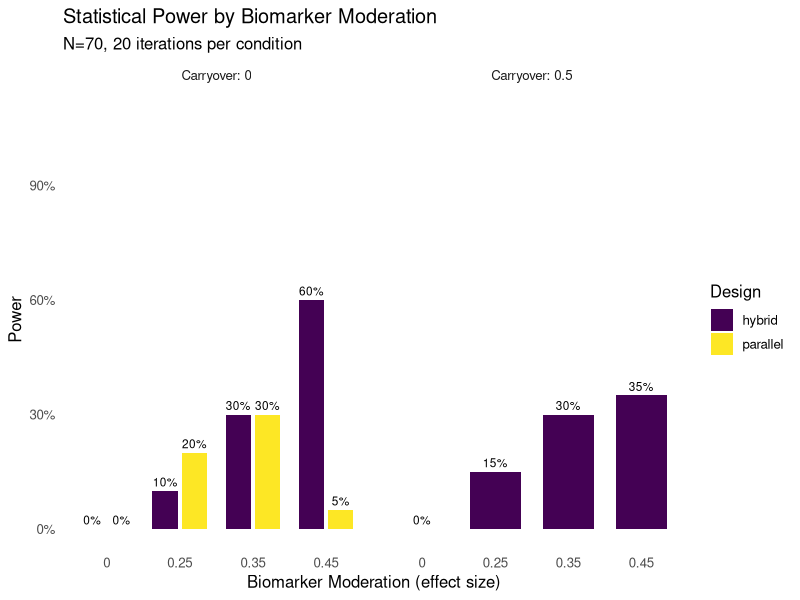

Recreate this plot in R.
# Simplified N-of-1 Trial Simulation - Constant Effect Model
# Maximum simplification for learning

rm(list = ls())
suppressPackageStartupMessages({
  library(tidyverse)
  library(lmerTest)
  library(MASS)
  library(conflicted)
})

# Resolve conflicts
conflicts_prefer(dplyr::select)
conflicts_prefer(dplyr::filter)
conflicts_prefer(dplyr::lag)
conflicts_prefer(lmerTest::lmer)

# =============================================================================
# PARAMETERS
# =============================================================================

n_participants <- 70
n_iterations <- 20

# Three-factor response model - RATE-BASED (points per week)
BR_rate <- 0.5                 # Biological Response: drug improvement rate
ER_rate <- 0.2                 # Expectancy Response: placebo improvement rate
TR_rate <- 0.1                 # Time-variant Response: natural improvement rate
treatment_effect <- BR_rate    # Alias for display purposes

# Biomarker moderation of treatment effect
# Higher biomarker → stronger treatment response
# This creates the treatment × biomarker interaction
# NOTE: biomarker_moderation is now set in the param_grid, not here

baseline_mean <- 10.0          # Mean baseline response
between_subject_sd <- 2.0      # SD of participant random effects
within_subject_sd <- 1.8       # SD of measurement noise
biomarker_mean <- 5.0          # Mean biomarker value
biomarker_sd <- 2.0            # SD of biomarker

# Correlation parameters (from Hendrickson)
# Autocorrelations within each response type
c.br <- 0.8                    # BR autocorrelation across timepoints
c.er <- 0.8                    # ER autocorrelation across timepoints
c.tr <- 0.8                    # TR autocorrelation across timepoints

# Cross-correlations between response types
c.cf1t <- 0.2                  # Same-time cross-correlation (BR-ER, BR-TR, ER-TR)
c.cfct <- 0.1                  # Different-time cross-correlation

# Biomarker and baseline correlations
c.bm_baseline <- 0.3           # Biomarker-baseline correlation
c.baseline_resp <- 0.4         # Baseline-response correlation

# Allowed correlation values (finite grid for consistent results)
allowed_correlations <- c(0, 0.1, 0.2, 0.3, 0.4, 0.5, 0.6)

# Parameter grid - what we're testing
# Note: carryover only applies to hybrid design (parallel has no treatment switches)
# Include biomarker_moderation = 0 to evaluate Type I error (size of test)
param_grid <- bind_rows(
  # Hybrid design with carryover variations
  expand_grid(
    design = "hybrid",
    biomarker_moderation = c(0, 0.25, 0.35, 0.45),
    biomarker_correlation = c(0.3),
    carryover_decay_rate = c(0, 0.5)
  ),
  # Parallel design (carryover = 0, not applicable)
  expand_grid(
    design = "parallel",
    biomarker_moderation = c(0, 0.25, 0.35, 0.45),
    biomarker_correlation = c(0.3),
    carryover_decay_rate = c(0)
  )
)

# =============================================================================
# BUILD SIGMA WITH GUARANTEED PD (Time-Based AR(1))
# =============================================================================

# Build sigma using independent construction with automatic scaling
# Structure: responses (24) conditioned on participant vars (2)
build_sigma_guaranteed_pd <- function(weeks, c.bm, params) {
  n_tp <- length(weeks)

  # Index ranges for final 26x26 (for compatibility)
  br_idx <- 1:n_tp
  er_idx <- (n_tp + 1):(2 * n_tp)
  tr_idx <- (2 * n_tp + 1):(3 * n_tp)
  bm_idx <- 3 * n_tp + 1
  bl_idx <- 3 * n_tp + 2

  # =========================================================================
  # STAGE 1: Build Σ₂₂ (2×2) - Biomarker & Baseline
  # =========================================================================
  # Always PD for |correlation| < 1

  Sigma_22 <- matrix(c(
    biomarker_sd^2,                                    c.bm_baseline * biomarker_sd * between_subject_sd,
    c.bm_baseline * biomarker_sd * between_subject_sd, between_subject_sd^2
  ), 2, 2)

  Sigma_22_inv <- solve(Sigma_22)

  # =========================================================================
  # STAGE 2: Build Σ₁₁ (24×24) - Responses with Time-Based AR(1)
  # =========================================================================
  # Guaranteed PD by construction

  # Helper: Build AR(1) covariance block based on actual time lags
  build_ar1_time <- function(weeks, rho, sigma) {
    n <- length(weeks)
    Cov <- matrix(0, n, n)
    for (i in 1:n) {
      for (j in 1:n) {
        time_lag <- abs(weeks[i] - weeks[j])
        Cov[i, j] <- sigma^2 * rho^time_lag
      }
    }
    return(Cov)
  }

  # Build diagonal blocks (within each response type)
  Sigma_BR <- build_ar1_time(weeks, c.br, within_subject_sd)
  Sigma_ER <- build_ar1_time(weeks, c.er, within_subject_sd)
  Sigma_TR <- build_ar1_time(weeks, c.tr, within_subject_sd)

  # Initialize 24x24 with diagonal blocks
  Sigma_11 <- matrix(0, 3 * n_tp, 3 * n_tp)
  Sigma_11[br_idx, br_idx] <- Sigma_BR
  Sigma_11[er_idx, er_idx] <- Sigma_ER
  Sigma_11[tr_idx, tr_idx] <- Sigma_TR

  # Add cross-correlations between response types
  # Use time-based decay for cross-correlations too
  for (i in 1:n_tp) {
    for (j in 1:n_tp) {
      time_lag <- abs(weeks[i] - weeks[j])

      if (i == j) {
        # Same timepoint: use c.cf1t
        cross_cov <- c.cf1t * within_subject_sd^2
      } else {
        # Different timepoint: use c.cfct with time decay
        cross_cov <- c.cfct * within_subject_sd^2 * (0.9^time_lag)
      }

      # BR-ER
      Sigma_11[br_idx[i], er_idx[j]] <- cross_cov
      Sigma_11[er_idx[j], br_idx[i]] <- cross_cov

      # BR-TR
      Sigma_11[br_idx[i], tr_idx[j]] <- cross_cov
      Sigma_11[tr_idx[j], br_idx[i]] <- cross_cov

      # ER-TR
      Sigma_11[er_idx[i], tr_idx[j]] <- cross_cov
      Sigma_11[tr_idx[j], er_idx[i]] <- cross_cov
    }
  }

  # =========================================================================
  # STAGE 3: Build Σ₁₂ (24×2) - Cross-covariance (regression coefficients)
  # =========================================================================

  Sigma_12 <- matrix(0, 3 * n_tp, 2)

  # Column 1: Biomarker effects on responses
  # BR strongly correlated with biomarker (this is what we're testing)
  Sigma_12[br_idx, 1] <- c.bm * within_subject_sd * biomarker_sd
  # ER and TR weakly correlated with biomarker
  Sigma_12[er_idx, 1] <- c.bm * 0.5 * within_subject_sd * biomarker_sd
  Sigma_12[tr_idx, 1] <- c.bm * 0.5 * within_subject_sd * biomarker_sd

  # Column 2: Baseline effects on responses
  Sigma_12[br_idx, 2] <- c.baseline_resp * within_subject_sd * between_subject_sd
  Sigma_12[er_idx, 2] <- c.baseline_resp * within_subject_sd * between_subject_sd
  Sigma_12[tr_idx, 2] <- c.baseline_resp * within_subject_sd * between_subject_sd

  # =========================================================================
  # STAGE 4: Check Schur Complement & Snap to Grid if Needed
  # =========================================================================

  # Function to find largest allowed correlation that keeps matrix PD
  find_valid_correlation <- function(Sigma_11, Sigma_22_inv, c.bm_requested,
                                     allowed_vals, sigma_resp, sigma_bm, sigma_bl,
                                     br_idx, er_idx, tr_idx) {
    # Try correlations from requested down to 0
    valid_vals <- allowed_vals[allowed_vals <= c.bm_requested]
    valid_vals <- sort(valid_vals, decreasing = TRUE)

    for (c.bm_try in valid_vals) {
      # Rebuild Sigma_12 with this correlation
      Sigma_12_try <- matrix(0, nrow(Sigma_11), 2)
      Sigma_12_try[br_idx, 1] <- c.bm_try * sigma_resp * sigma_bm
      Sigma_12_try[er_idx, 1] <- c.bm_try * 0.5 * sigma_resp * sigma_bm
      Sigma_12_try[tr_idx, 1] <- c.bm_try * 0.5 * sigma_resp * sigma_bm
      Sigma_12_try[br_idx, 2] <- c.baseline_resp * sigma_resp * sigma_bl
      Sigma_12_try[er_idx, 2] <- c.baseline_resp * sigma_resp * sigma_bl
      Sigma_12_try[tr_idx, 2] <- c.baseline_resp * sigma_resp * sigma_bl

      # Check if PD
      cross_term <- Sigma_12_try %*% Sigma_22_inv %*% t(Sigma_12_try)
      Sigma_cond_try <- Sigma_11 - cross_term
      min_eig <- min(eigen(Sigma_cond_try, only.values = TRUE)$values)

      if (min_eig > 1e-6) {
        return(list(c.bm = c.bm_try, Sigma_12 = Sigma_12_try, Sigma_cond = Sigma_cond_try))
      }
    }

    # Fallback to 0 correlation
    Sigma_12_try <- matrix(0, nrow(Sigma_11), 2)
    Sigma_12_try[br_idx, 2] <- c.baseline_resp * sigma_resp * sigma_bl
    Sigma_12_try[er_idx, 2] <- c.baseline_resp * sigma_resp * sigma_bl
    Sigma_12_try[tr_idx, 2] <- c.baseline_resp * sigma_resp * sigma_bl
    cross_term <- Sigma_12_try %*% Sigma_22_inv %*% t(Sigma_12_try)
    Sigma_cond_try <- Sigma_11 - cross_term

    return(list(c.bm = 0, Sigma_12 = Sigma_12_try, Sigma_cond = Sigma_cond_try))
  }

  # Find valid correlation on the grid
  result <- find_valid_correlation(
    Sigma_11, Sigma_22_inv, c.bm,
    allowed_correlations, within_subject_sd, biomarker_sd, between_subject_sd,
    br_idx, er_idx, tr_idx
  )

  Sigma_12 <- result$Sigma_12
  Sigma_cond <- result$Sigma_cond
  effective_c.bm <- result$c.bm

  if (effective_c.bm < c.bm) {
    cat(sprintf("  Snapped biomarker correlation: %.2f → %.2f (to ensure PD)\n",
                c.bm, effective_c.bm))
  }

  # =========================================================================
  # Return partitioned result
  # =========================================================================

  return(list(
    Sigma_11 = Sigma_11,
    Sigma_22 = Sigma_22,
    Sigma_12 = Sigma_12,
    Sigma_cond = Sigma_cond,
    Sigma_22_inv = Sigma_22_inv,
    requested_c.bm = c.bm,
    effective_c.bm = effective_c.bm,
    indices = list(br = br_idx, er = er_idx, tr = tr_idx, bm = bm_idx, bl = bl_idx)
  ))
}

# =============================================================================
# TWO-STAGE DATA GENERATION (2x2 + 24x24)
# =============================================================================

# Generate one participant's data using two-stage approach
# Uses pre-computed partitioned sigma from build_sigma_guaranteed_pd
generate_participant_twostage <- function(sigma_parts, idx) {
  # Stage 1: Generate participant variables (biomarker, baseline) from 2x2
  x2 <- mvrnorm(1, mu = c(0, 0), Sigma = sigma_parts$Sigma_22)

  # Stage 2: Compute conditional mean given participant vars
  # Conditional mean: μ₁|₂ = Σ₁₂ Σ₂₂⁻¹ x₂
  mu_cond <- sigma_parts$Sigma_12 %*% sigma_parts$Sigma_22_inv %*% x2

  # Generate responses from conditional distribution
  # Sigma_cond is pre-computed and guaranteed PD
  x1 <- mvrnorm(1, mu = as.vector(mu_cond), Sigma = sigma_parts$Sigma_cond)

  # Extract components
  n_tp <- length(idx$br)
  list(
    biomarker = x2[1] + biomarker_mean,
    baseline = x2[2] + baseline_mean,
    br_random = x1[1:n_tp],
    er_random = x1[(n_tp+1):(2*n_tp)],
    tr_random = x1[(2*n_tp+1):(3*n_tp)]
  )
}

# =============================================================================
# VERIFICATION: Compare two-stage vs direct 26x26
# =============================================================================

verify_twostage_equivalence <- function(Sigma, idx, n_samples = 10000) {
  cat("Verifying two-stage equivalence with", n_samples, "samples...\n")

  # Partition sigma
  partitioned <- partition_sigma(Sigma, idx)

  # Generate samples using direct method
  set.seed(999)
  samples_direct <- mvrnorm(n_samples, mu = rep(0, nrow(Sigma)), Sigma = Sigma)

  # Generate samples using two-stage method
  set.seed(888)
  samples_twostage <- matrix(0, n_samples, nrow(Sigma))
  resp_idx <- c(idx$br, idx$er, idx$tr)
  part_idx <- c(idx$bm, idx$bl)

  for (i in 1:n_samples) {
    result <- generate_participant_twostage(partitioned, idx)
    samples_twostage[i, resp_idx] <- c(result$br_random, result$er_random, result$tr_random)
    samples_twostage[i, part_idx] <- c(result$biomarker - biomarker_mean,
                                        result$baseline - baseline_mean)
  }

  # Compare covariance matrices
  cov_direct <- cov(samples_direct)
  cov_twostage <- cov(samples_twostage)

  max_cov_diff <- max(abs(cov_direct - cov_twostage))
  mean_cov_diff <- mean(abs(cov_direct - cov_twostage))

  # Compare means (should both be ~0)
  max_mean_diff <- max(abs(colMeans(samples_direct) - colMeans(samples_twostage)))

  cat(sprintf("  Max covariance difference: %.6f\n", max_cov_diff))
  cat(sprintf("  Mean covariance difference: %.6f\n", mean_cov_diff))
  cat(sprintf("  Max mean difference: %.6f\n", max_mean_diff))

  # Check if differences are within sampling error
  # Expected sampling error for covariance ~= 2*sigma^2/sqrt(n)
  expected_error <- 2 * max(diag(Sigma))^2 / sqrt(n_samples)

  if (max_cov_diff < expected_error * 3) {
    cat("  ✓ PASSED: Differences within expected sampling error\n")
    return(TRUE)
  } else {
    cat("  ✗ FAILED: Differences exceed expected sampling error\n")
    return(FALSE)
  }
}

# =============================================================================
# DESIGN STRUCTURES
# =============================================================================

# Measurement schedule (same for all designs)
measurement_weeks <- c(4, 8, 9, 10, 11, 12, 16, 20)

# -----------------------------------------------------------------------------
# HYBRID DESIGN: Open-label run-in + blinded crossover
# -----------------------------------------------------------------------------
create_hybrid_design <- function(n_participants, measurement_weeks) {
  # Randomize participants to 4 paths (balanced)
  path_assignment <- sample(rep(1:4, length.out = n_participants))

  # Create design matrix
  expand_grid(
    participant_id = 1:n_participants,
    week = measurement_weeks
  ) %>%
    mutate(
      path = path_assignment[participant_id],

      # Treatment assignment based on path and week
      # Weeks 4, 8: Open-label, all on active
      # Week 9: Blinded, all on active
      # Week 10: Blinded, randomized (paths 1,2 = active; paths 3,4 = placebo)
      # Weeks 11, 12: Blinded, all on placebo
      # Week 16: Blinded crossover
      # Week 20: Blinded crossover
      treatment = case_when(
        week %in% c(4, 8) ~ 1,                              # Open-label: all active
        week == 9 ~ 1,                                      # Blinded: all active
        week == 10 & path %in% c(1, 2) ~ 1,                 # Randomized: paths 1,2 active
        week == 10 & path %in% c(3, 4) ~ 0,                 # Randomized: paths 3,4 placebo
        week %in% c(11, 12) ~ 0,                            # All on placebo
        week == 16 & path %in% c(1, 3) ~ 1,                 # Crossover period
        week == 16 & path %in% c(2, 4) ~ 0,
        week == 20 & path %in% c(1, 3) ~ 0,                 # Crossover period
        week == 20 & path %in% c(2, 4) ~ 1,
        TRUE ~ NA_real_
      ),

      # Expectancy: 1.0 = open-label (know they're on drug), 0.5 = blinded
      expectancy = if_else(week %in% c(4, 8), 1.0, 0.5)
    )
}

# -----------------------------------------------------------------------------
# PARALLEL DESIGN: Randomized to treatment or placebo for entire study
# -----------------------------------------------------------------------------
create_parallel_design <- function(n_participants, measurement_weeks) {
  # Randomize participants to treatment (1) or placebo (0) - balanced
  treatment_assignment <- sample(rep(0:1, length.out = n_participants))

  # Create design matrix
  expand_grid(
    participant_id = 1:n_participants,
    week = measurement_weeks
  ) %>%
    mutate(
      path = treatment_assignment[participant_id] + 1,  # Path 1 = placebo, Path 2 = treatment

      # Treatment: same throughout study based on randomization
      treatment = treatment_assignment[participant_id],

      # Expectancy: 0.5 throughout (all blinded)
      expectancy = 0.5
    )
}

# =============================================================================
# RUN SIMULATION
# =============================================================================

cat("Running simulation with constant effect model...\n")
cat("Treatment effect =", treatment_effect, "\n")
cat("Participants =", n_participants, "\n")
cat("Iterations per condition =", n_iterations, "\n\n")

results <- tibble()

for (i in 1:nrow(param_grid)) {
  params <- as.list(param_grid[i, ])
  cat(sprintf("Condition %d: design=%s, bm_mod=%.2f, carryover=%.2f\n",
              i, params$design, params$biomarker_moderation, params$carryover_decay_rate))

  # Run iterations
  for (iter in 1:n_iterations) {
    set.seed(iter * 1000 + i)

    # Create design with fresh path randomization for this iteration
    if (params$design == "hybrid") {
      trial_design <- create_hybrid_design(n_participants, measurement_weeks)
    } else if (params$design == "parallel") {
      trial_design <- create_parallel_design(n_participants, measurement_weeks)
    }

    n_timepoints <- length(measurement_weeks)

    # Build sigma with guaranteed PD using time-based AR(1)
    sigma_parts <- build_sigma_guaranteed_pd(measurement_weeks, params$biomarker_correlation, params)
    idx <- sigma_parts$indices
    effective_bm_corr <- sigma_parts$effective_c.bm

    # Generate correlated data for each participant using TWO-STAGE approach
    all_participant_data <- list()

    for (pid in 1:n_participants) {
      # Two-stage generation: (biomarker, baseline) then (BR, ER, TR | biomarker, baseline)
      result <- generate_participant_twostage(sigma_parts, idx)

      all_participant_data[[pid]] <- tibble(
        participant_id = pid,
        biomarker = result$biomarker,
        baseline = result$baseline,
        br_random = result$br_random,
        er_random = result$er_random,
        tr_random = result$tr_random
      )
    }

    participant_data <- bind_rows(all_participant_data) %>%
      group_by(participant_id) %>%
      mutate(timepoint_idx = row_number()) %>%
      ungroup()

    # Get biomarker moderation for this condition
    bm_mod <- params$biomarker_moderation

    # Generate trial data
    trial_data <- trial_design %>%
      group_by(participant_id) %>%
      mutate(timepoint_idx = row_number()) %>%
      ungroup() %>%
      left_join(participant_data, by = c("participant_id", "timepoint_idx")) %>%
      group_by(participant_id) %>%
      arrange(week) %>%
      mutate(
        # ===========================================
        # CUMULATIVE TIME TRACKING
        # ===========================================

        # Cumulative weeks on drug
        weeks_on_drug = cumsum(treatment),

        # Cumulative weeks with expectancy (weighted by expectancy level)
        weeks_with_expectancy = cumsum(expectancy),

        # Cumulative weeks in trial (for time trend)
        weeks_in_trial = week - min(week),

        # Track when drug stops for carryover calculation
        time_off = cumsum(treatment == 0),

        # Carryover effect indicator (first week off drug after being on)
        carryover_effect = as.numeric(treatment == 0 & lag(treatment, default = 1) == 1),

        # ===========================================
        # THREE-FACTOR RESPONSE MODEL (RATE-BASED + RANDOM VARIATION)
        # ===========================================

        # Center biomarker for moderation calculation
        bm_centered = (biomarker - biomarker_mean) / biomarker_sd,

        # 1. BR (Biological Response) - accumulates while on drug + random variation
        #    - Mean: BR_rate points per week on drug
        #    - BIOMARKER MODERATION: effect scales with biomarker level
        #    - Carryover: partial at first off-drug timepoint, then 0
        #    - Random: from 26x26 sigma matrix (correlated across time)
        BR_mean = {
          # Treatment effect moderated by biomarker
          # Higher biomarker → stronger BR effect
          effective_BR_rate <- BR_rate * (1 + bm_mod * bm_centered)

          br_accumulated <- lag(weeks_on_drug, default = 0) * effective_BR_rate
          first_off <- treatment == 0 & lag(treatment, default = 1) == 1

          ifelse(treatment == 1,
                 weeks_on_drug * effective_BR_rate,
                 ifelse(first_off,
                        br_accumulated * params$carryover_decay_rate,
                        0))
        },
        BR = BR_mean + br_random,

        # 2. ER (Expectancy Response) - accumulates based on expectancy + random variation
        #    - Mean: ER_rate points per week × expectancy level
        #    - Random: from 26x26 sigma matrix
        ER_mean = weeks_with_expectancy * ER_rate,
        ER = ER_mean + er_random,

        # 3. TR (Time-variant Response) - linear time trend + random variation
        #    - Mean: TR_rate points per week
        #    - Random: from 26x26 sigma matrix
        TR_mean = weeks_in_trial * TR_rate,
        TR = TR_mean + tr_random,

        # ===========================================
        # TOTAL RESPONSE
        # ===========================================
        # Response = baseline + BR + ER + TR
        # Note: baseline already includes between-subject variability from sigma
        # Note: biomarker moderation is applied explicitly to BR_mean above
        response = baseline + BR + ER + TR
      ) %>%
      ungroup()

    # Fit mixed model
    model_result <- tryCatch({
      # Re-center biomarker using sample mean (for model interpretation)
      # Note: data generation uses population parameters for standardization
      trial_data <- trial_data %>%
        mutate(bm_centered = biomarker - mean(biomarker))

      if (params$carryover_decay_rate > 0) {
        model <- lmer(response ~ treatment * bm_centered + week + carryover_effect +
                      (1 | participant_id),
                      data = trial_data)
      } else {
        model <- lmer(response ~ treatment * bm_centered + week +
                      (1 | participant_id),
                      data = trial_data)
      }

      # Extract treatment × biomarker interaction
      coefs <- summary(model)$coefficients
      idx <- which(rownames(coefs) == "treatment:bm_centered")

      if (length(idx) == 0) {
        stop("Interaction term not found")
      }

      # Calculate p-value
      t_val <- coefs[idx, "t value"]
      df_approx <- nrow(trial_data) - nrow(coefs)
      p_value <- 2 * pt(-abs(t_val), df = df_approx)

      tibble(
        iteration = iter,
        design = params$design,
        biomarker_moderation = params$biomarker_moderation,
        biomarker_correlation = effective_bm_corr,  # Use effective (grid) value
        carryover_decay_rate = params$carryover_decay_rate,
        effect_size = coefs[idx, "Estimate"],
        se = coefs[idx, "Std. Error"],
        t_value = t_val,
        p_value = p_value,
        significant = p_value < 0.05
      )
    }, error = function(e) {
      cat("  Error in iteration", iter, ":", conditionMessage(e), "\n")
      tibble(iteration = iter, design = params$design,
             biomarker_moderation = params$biomarker_moderation,
             biomarker_correlation = effective_bm_corr,
             carryover_decay_rate = params$carryover_decay_rate, effect_size = NA,
             se = NA, t_value = NA, p_value = NA, significant = NA)
    })

    results <- bind_rows(results, model_result)
  }
}

# =============================================================================
# SUMMARIZE RESULTS
# =============================================================================

cat("\n", strrep("=", 50), "\n")
cat("RESULTS\n")
cat(strrep("=", 50), "\n\n")

summary_results <- results %>%
  group_by(design, biomarker_moderation, biomarker_correlation, carryover_decay_rate) %>%
  summarize(
    power = mean(significant, na.rm = TRUE),
    mean_effect = mean(effect_size, na.rm = TRUE),
    sd_effect = sd(effect_size, na.rm = TRUE),
    n = n(),
    .groups = "drop"
  )

print(summary_results)

# =============================================================================
# VISUALIZATION
# =============================================================================

library(viridis)

# Adaptive visualization based on data structure
plot_power_results <- function(data) {
  has_moderation <- n_distinct(data$biomarker_moderation) > 1
  has_carryover <- n_distinct(data$carryover_decay_rate) > 1
  has_design <- n_distinct(data$design) > 1

  # Convert to factors
  data <- data %>%
    mutate(
      biomarker_moderation = factor(biomarker_moderation),
      carryover_decay_rate = factor(carryover_decay_rate),
      design = factor(design)
    )

  if (has_moderation) {
    # Primary: biomarker moderation on x-axis
    p <- ggplot(data, aes(x = biomarker_moderation, y = power, fill = design)) +
      geom_col(position = position_dodge(width = 0.8), width = 0.7) +
      geom_text(aes(label = sprintf("%.0f%%", power * 100), group = design),
                position = position_dodge(width = 0.8), vjust = -0.5, size = 3) +
      scale_y_continuous(limits = c(0, 1.1), labels = scales::percent) +
      labs(x = "Biomarker Moderation (effect size)", y = "Power")

    # Facet by carryover if multiple values
    if (has_carryover) {
      p <- p + facet_wrap(~ carryover_decay_rate,
                         labeller = labeller(carryover_decay_rate = function(x) paste("Carryover:", x)))
    }

  } else if (has_carryover) {
    # Bar chart by carryover
    p <- ggplot(data, aes(x = carryover_decay_rate, y = power, fill = design)) +
      geom_col(position = position_dodge(width = 0.8), width = 0.7) +
      geom_text(aes(label = sprintf("%.0f%%", power * 100), group = design),
                position = position_dodge(width = 0.8), vjust = -0.5, size = 3) +
      scale_y_continuous(limits = c(0, 1.1), labels = scales::percent) +
      labs(x = "Carryover Decay Rate (points/week)", y = "Power")

  } else {
    # Single bar per design
    p <- ggplot(data, aes(x = design, y = power, fill = design)) +
      geom_col(width = 0.6) +
      geom_text(aes(label = sprintf("%.0f%%", power * 100)), vjust = -0.5, size = 5) +
      scale_y_continuous(limits = c(0, 1.1), labels = scales::percent) +
      labs(x = "Design", y = "Power")
  }

  # Common styling
  p <- p +
    scale_fill_viridis_d(name = "Design") +
    labs(title = "Statistical Power by Biomarker Moderation",
         subtitle = sprintf("N=%d, %d iterations per condition",
                           n_participants, n_iterations)) +
    theme_minimal(base_size = 12) +
    theme(panel.grid = element_blank())

  return(p)
}

# Generate and save plot
p <- plot_power_results(summary_results)
print(p)

# Save outputs
output_dir <- "../output"
if (!dir.exists(output_dir)) dir.create(output_dir, recursive = TRUE)

ggsave(file.path(output_dir, "power_results.pdf"), p, width = 8, height = 6)
save(results, summary_results, file = file.path(output_dir, "simulation_results.RData"))

cat("\nDone! Results saved to", output_dir, "\n")
cat("- power_results.pdf\n")
cat("- simulation_results.RData\n")
